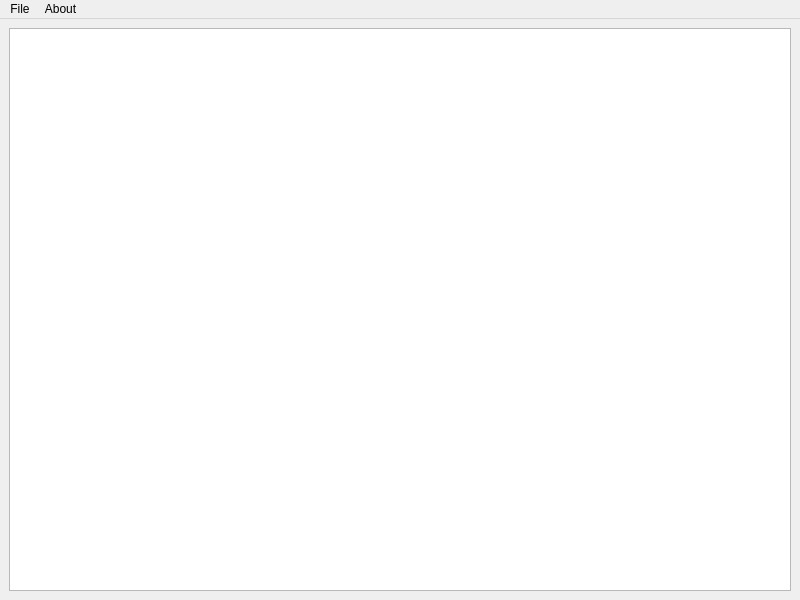
<?xml version="1.0" encoding="UTF-8"?>
<ui version="4.0">
 <class>MainWindow</class>
 <widget class="QMainWindow" name="MainWindow">
  <property name="geometry">
   <rect>
    <x>0</x>
    <y>0</y>
    <width>800</width>
    <height>600</height>
   </rect>
  </property>
  <property name="windowTitle">
   <string/>
  </property>
  <widget class="QWidget" name="centralwidget">
   <layout class="QGridLayout" name="gridLayout">
    <item row="0" column="0">
     <widget class="QPlainTextEdit" name="plainTextEdit"/>
    </item>
   </layout>
  </widget>
  <widget class="QMenuBar" name="menubar">
   <property name="geometry">
    <rect>
     <x>0</x>
     <y>0</y>
     <width>800</width>
     <height>22</height>
    </rect>
   </property>
   <widget class="QMenu" name="menuFile">
    <property name="title">
     <string>File</string>
    </property>
    <addaction name="actionLoad_File"/>
    <addaction name="actionSave_file"/>
    <addaction name="separator"/>
    <addaction name="actionQuit"/>
   </widget>
   <widget class="QMenu" name="menuAbout">
    <property name="title">
     <string>About</string>
    </property>
    <addaction name="actionAbout"/>
   </widget>
   <addaction name="menuFile"/>
   <addaction name="menuAbout"/>
  </widget>
  <action name="actionLoad_File">
   <property name="text">
    <string>Load File</string>
   </property>
   <property name="shortcut">
    <string>Ctrl+L</string>
   </property>
  </action>
  <action name="actionSave_file">
   <property name="text">
    <string>Save File</string>
   </property>
   <property name="shortcut">
    <string>Ctrl+S</string>
   </property>
  </action>
  <action name="actionQuit">
   <property name="text">
    <string>Quit</string>
   </property>
   <property name="shortcut">
    <string>Ctrl+Q</string>
   </property>
  </action>
  <action name="actionAbout">
   <property name="text">
    <string>About Atomizer</string>
   </property>
  </action>
 </widget>
 <resources/>
 <connections/>
</ui>
